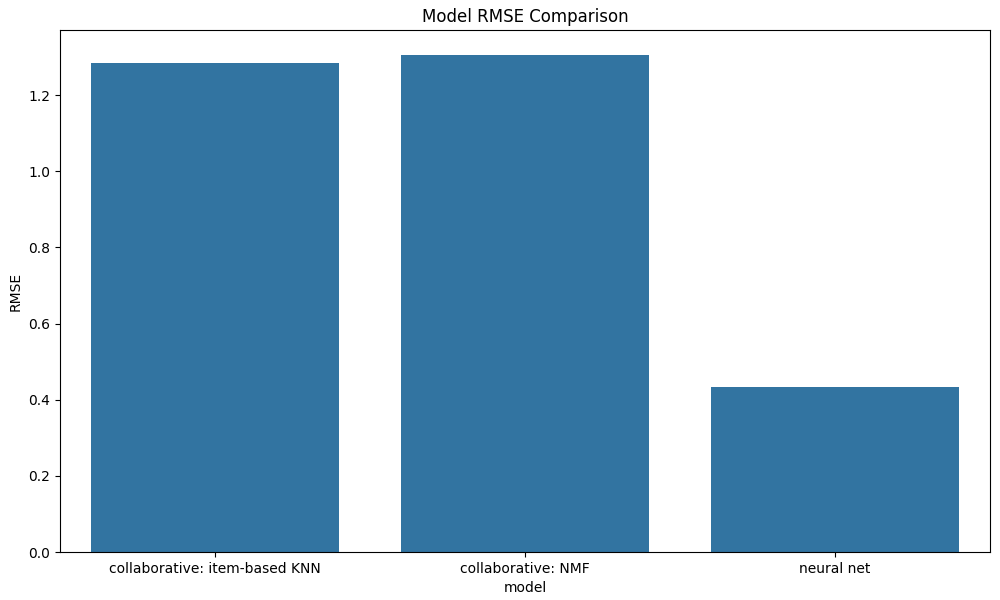

The script that saved this image:
import numpy as np
import matplotlib.pyplot as plt
import seaborn as sns
import pandas as pd

rmse_df = pd.DataFrame({"model": ["collaborative: item-based KNN", "collaborative: NMF", "neural net"],
                        "rmse": [1.2855, 1.306, 0.4325]})

fig, ax = plt.subplots(figsize = (10,6))
sns.barplot(data = rmse_df, x = "model", y = "rmse")
plt.xlabel("model")
plt.ylabel("RMSE")
#plt.xticks(rotation = 45)
plt.title("Model RMSE Comparison")
plt.subplots_adjust(left = 0.06, right = 0.99, bottom = 0.08, top = 0.95)
plt.savefig("rmse_plot.png")
plt.show()
